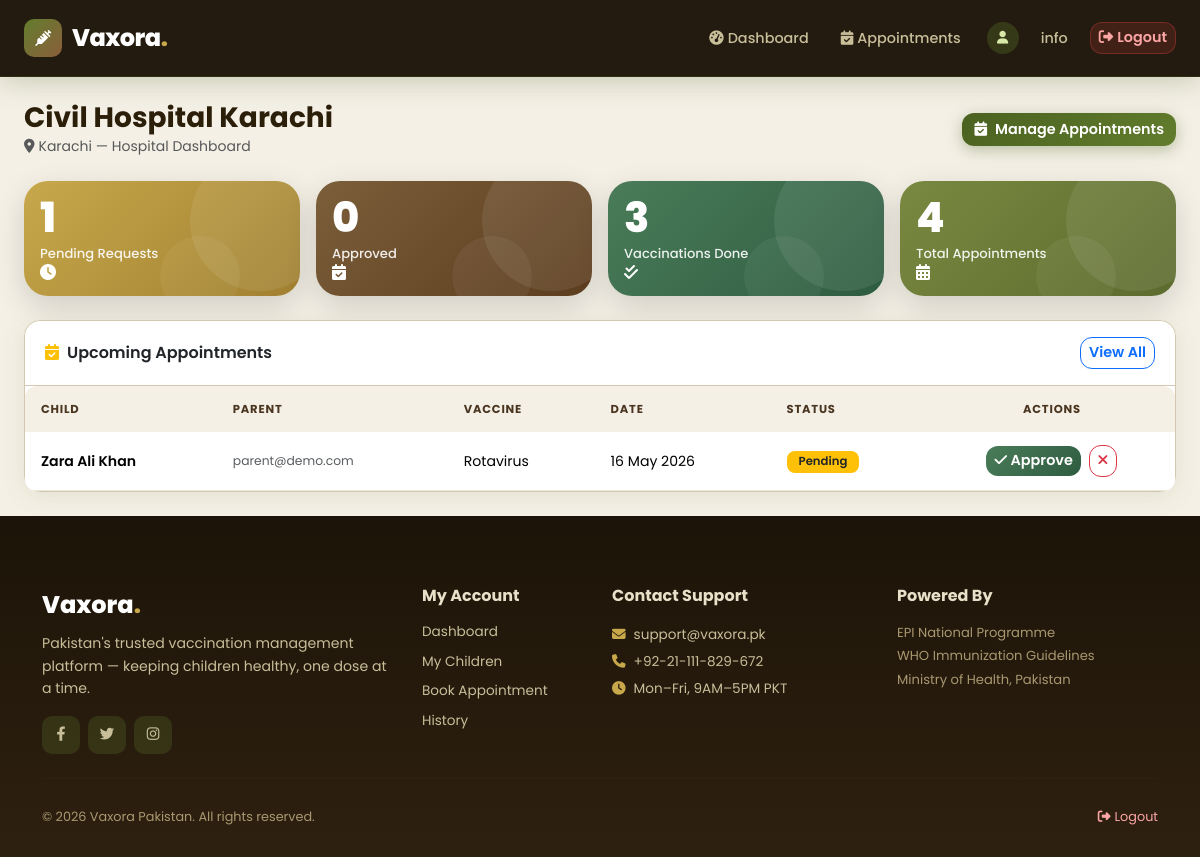
The page /VAXORA/hospital/dashboard.php (signed in) on the database its author committed.
### tables this page shows
CREATE TABLE hospitals (
    hospital_id INTEGER PRIMARY KEY AUTOINCREMENT,
    user_id INTEGER,
    hospital_name TEXT NOT NULL,
    address TEXT,
    city TEXT,
    phone TEXT,
    email TEXT,
    pincode TEXT,
    registration_number TEXT,
    status TEXT DEFAULT 'active',
    created_at TEXT DEFAULT (datetime('now')),
    FOREIGN KEY (user_id) REFERENCES users(user_id)
);

CREATE TABLE appointments (
    appointment_id INTEGER PRIMARY KEY AUTOINCREMENT,
    child_id INTEGER NOT NULL,
    hospital_id INTEGER NOT NULL,
    vaccine_id INTEGER NOT NULL,
    appointment_date TEXT NOT NULL,
    status TEXT DEFAULT 'pending',
    created_at TEXT DEFAULT (datetime('now')),
    FOREIGN KEY (child_id) REFERENCES children(child_id),
    FOREIGN KEY (hospital_id) REFERENCES hospitals(hospital_id),
    FOREIGN KEY (vaccine_id) REFERENCES vaccines(vaccine_id)
);

CREATE TABLE children (
    child_id INTEGER PRIMARY KEY AUTOINCREMENT,
    parent_id INTEGER NOT NULL,
    unique_child_id TEXT UNIQUE,
    full_name TEXT NOT NULL,
    date_of_birth TEXT NOT NULL,
    gender TEXT,
    birth_weight TEXT,
    blood_group TEXT,
    allergies TEXT,
    medical_conditions TEXT,
    created_at TEXT DEFAULT (datetime('now')),
    FOREIGN KEY (parent_id) REFERENCES parents(parent_id)
);

CREATE TABLE users (
    user_id INTEGER PRIMARY KEY AUTOINCREMENT,
    email TEXT NOT NULL UNIQUE,
    password TEXT NOT NULL,
    role TEXT NOT NULL DEFAULT 'parent',
    status TEXT NOT NULL DEFAULT 'active',
    created_at TEXT DEFAULT (datetime('now'))
);

CREATE TABLE vaccines (
    vaccine_id INTEGER PRIMARY KEY AUTOINCREMENT,
    vaccine_name TEXT NOT NULL,
    description TEXT,
    doses_required INTEGER DEFAULT 1,
    age_group TEXT,
    status TEXT DEFAULT 'active',
    created_at TEXT DEFAULT (datetime('now'))
);

### VAXORA/hospital/dashboard.php (the view, shortened to what this page needs)
<?php
$db = (new Database())->getConnection();
$hStmt = $db->prepare("SELECT * FROM hospitals WHERE user_id=? LIMIT 1");
$hStmt->execute([$_SESSION['user_id']]);
$hospital = $hStmt->fetch(PDO::FETCH_ASSOC);
$hid = $hospital['hospital_id'];
$stats = [
    'pending'   => $db->prepare("SELECT COUNT(*) FROM appointments WHERE hospital_id=? AND status='pending'"),
    'approved'  => $db->prepare("SELECT COUNT(*) FROM appointments WHERE hospital_id=? AND status='approved'"),
    'completed' => $db->prepare("SELECT COUNT(*) FROM vaccination_records WHERE hospital_id=?"),
    'total'     => $db->prepare("SELECT COUNT(*) FROM appointments WHERE hospital_id=?"),
];
foreach ($stats as $k => $s) { $s->execute([$hid]); $stats[$k] = $s->fetchColumn(); }
$recent = $db->prepare("
    SELECT a.*, c.full_name as child_name, v.vaccine_name, u.email as parent_email
    FROM appointments a
    JOIN children c ON a.child_id = c.child_id
    JOIN vaccines v ON a.vaccine_id = v.vaccine_id
    JOIN parents p ON c.parent_id = p.parent_id
    JOIN users u ON p.user_id = u.user_id
    WHERE a.hospital_id = ? AND a.status IN ('pending','approved')
    ORDER BY a.appointment_date ASC LIMIT 6
");
$recent->execute([$hid]);
$upcoming = $recent->fetchAll(PDO::FETCH_ASSOC);
include '../includes/header.php';
?>
<div class="container-fluid py-4 px-4">
    <div class="d-flex align-items-center justify-content-between mb-4 flex-wrap gap-2">
        <div>
            <h3 class="fw-bold mb-0"><?= htmlspecialchars($hospital['hospital_name']) ?></h3>
            <p class="text-muted small mb-0"><i class="fas fa-map-marker-alt me-1"></i><?= htmlspecialchars($hospital['city'] ?? '') ?> — Hospital Dashboard</p>
        </div>
        <a href="/hospital/appointments.php" class="btn btn-primary"><i class="fas fa-calendar-check me-2"></i>Manage Appointments</a>
    </div>
    <div class="row g-3 mb-4">
        <div class="col-6 col-md-3"><div class="card stat-card sc-amber p-3"><div class="stat-num"><?= $stats['pending'] ?></div><div class="stat-label">Pending Requests</div><i class="fas fa-clock"></i></div></div>
        <div class="col-6 col-md-3"><div class="card stat-card sc-blue p-3"><div class="stat-num"><?= $stats['approved'] ?></div><div class="stat-label">Approved</div><i class="fas fa-calendar-check"></i></div></div>
        <div class="col-6 col-md-3"><div class="card stat-card sc-green p-3"><div class="stat-num"><?= $stats['completed'] ?></div><div class="stat-label">Vaccinations Done</div><i class="fas fa-check-double"></i></div></div>
        <div class="col-6 col-md-3"><div class="card stat-card sc-purple p-3"><div class="stat-num"><?= $stats['total'] ?></div><div class="stat-label">Total Appointments</div><i class="fas fa-calendar-alt"></i></div></div>
    </div>
    <div class="card">
        <div class="card-header d-flex justify-content-between align-items-center">
            <span><i class="fas fa-calendar-check text-warning me-2"></i>Upcoming Appointments</span>
            <a href="/hospital/appointments.php" class="btn btn-sm btn-outline-primary">View All</a>
        </div>
        <div class="card-body p-0">
            <?php if ($upcoming): ?>
            <div class="table-responsive">
                <table class="table mb-0">
                    <thead><tr><th>Child</th><th>Parent</th><th>Vaccine</th><th>Date</th><th>Status</th><th class="text-center">Actions</th></tr></thead>
                    <tbody>
                    <?php foreach ($upcoming as $a): ?>
                        <tr>
                            <td class="fw-semibold"><?= htmlspecialchars($a['child_name']) ?></td>
                            <td class="small text-muted"><?= htmlspecialchars($a['parent_email']) ?></td>
                            <td><?= htmlspecialchars($a['vaccine_name']) ?></td>
                            <td><?= date('d M Y', strtotime($a['appointment_date'])) ?></td>
                            <td><span class="badge <?= $a['status']==='approved' ? 'bg-info' : 'bg-warning text-dark' ?>"><?= ucfirst($a['status']) ?></span></td>
                            <td class="text-center">
                                <?php if ($a['status']==='pending'): ?>
                                    <a href="/hospital/appointments.php?approve=<?= $a['appointment_id'] ?>" class="btn btn-sm btn-success me-1"><i class="fas fa-check"></i> Approve</a>
                                    <a href="/hospital/appointments.php?reject=<?= $a['appointment_id'] ?>" class="btn btn-sm btn-outline-danger"><i class="fas fa-times"></i></a>
                                <?php elseif ($a['status']==='approved'): ?>
                                    <a href="/hospital/appointments.php?complete=<?= $a['appointment_id'] ?>" onclick="return confirm('Mark as completed?')" class="btn btn-sm btn-primary"><i class="fas fa-check-double me-1"></i>Complete</a>
                                <?php endif; ?>
                            </td>
                        </tr>
                    <?php endforeach; ?>
                    </tbody>
                </table>
            </div>
            <?php endif; ?>
        </div>
    </div>
</div>
<?php include '../includes/footer.php'; ?>

### VAXORA/assets/css/style.css (style rules this page uses)
:root { --primary: #4A6120; --primary-light: #627D2D; --primary-dark: #344515; --secondary: #8B5E3C; --accent: #C8A84B; --success: #4A7C59; --danger: #C0392B; --dark: #1C1408; --mid-dark: #2E2010; --light: #F8F4EC; --border: #D4C9B0; --shadow: 0 4px 24px rgba(74,97,32,0.10); --shadow-hover: 0 8px 40px rgba(74,97,32,0.22); --radius: 16px; --radius-lg: 24px; }
* { margin: 0; padding: 0; box-sizing: border-box; }
html { scroll-behavior: smooth; }
body { font-family: 'Poppins', 'Segoe UI', sans-serif; background: #F4F0E6; color: #2C1F0A; line-height: 1.6; display: flex; flex-direction: column; min-height: 100vh; }
.card { border: 1px solid var(--border); border-radius: var(--radius); box-shadow: var(--shadow); background: #fff; transition: all .3s; }
.card-header { background: #fff; border-bottom: 1px solid var(--border); border-radius: var(--radius) var(--radius) 0 0 !important; font-weight: 600; padding: 16px 20px; }
.stat-card { border-radius: var(--radius-lg); padding: 28px; color: white; position: relative; overflow: hidden; border: none; box-shadow: 0 10px 30px rgba(0,0,0,0.15); }
.stat-card::after { content: ''; position: absolute; width: 140px; height: 140px; background: rgba(255,255,255,0.08); border-radius: 50%; right: -30px; top: -30px; }
.stat-card::before { content: ''; position: absolute; width: 80px; height: 80px; background: rgba(255,255,255,0.05); border-radius: 50%; right: 60px; bottom: -20px; }
.stat-card .stat-num { font-size: 2.6rem; font-weight: 800; line-height: 1; }
.stat-card .stat-label { font-size: 0.82rem; opacity: 0.90; font-weight: 500; margin-top: 4px; }
.sc-blue { background: linear-gradient(135deg, #7B5E3A, #5C3D1E); }
.sc-green { background: linear-gradient(135deg, #4A7C59, #2E5C40); }
.sc-amber { background: linear-gradient(135deg, #C8A84B, #A08030); }
.sc-purple { background: linear-gradient(135deg, #7A8940, #5C6B2E); }
.btn { border-radius: 12px; font-weight: 600; transition: all .25s; font-size: 0.9rem; }
.btn-primary { background: linear-gradient(135deg, var(--primary), var(--primary-light)); border: none; color: #fff; box-shadow: 0 4px 16px rgba(74,97,32,0.35); }
.btn-success { background: linear-gradient(135deg, #4A7C59, #2E5C40); border: none; color: white; }
.table { background: #fff; border-radius: 12px; overflow: hidden; font-size: 0.88rem; }
.table thead th { background: #F4F0E6; color: #4A3520; font-size: 0.72rem; font-weight: 700; text-transform: uppercase; letter-spacing: 0.8px; border: none; padding: 14px 16px; }
.table tbody td { padding: 13px 16px; border-color: #EDE7D5; vertical-align: middle; }
.badge { padding: 5px 12px; border-radius: 8px; font-weight: 600; font-size: 0.73rem; }

### rows shown on the page
hospitals: hospital_name "Civil Hospital Karachi", city "Karachi"
appointments: child.full_name "Zara Ali Khan", users.email "parent@demo.com", vaccine.vaccine_name "Rotavirus", appointment_date "16 May 2026", status "Pending"

### other values the page prints
explode('@',$_SESSION['email'] ?? '')[0] "info"
$stats['pending'] "1"
$stats['approved'] "0"
$stats['completed'] "3"
$stats['total'] "4"
